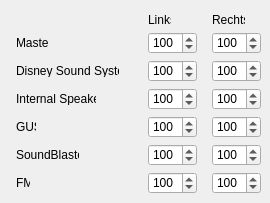
          <widget class="QWidget" name="SoundVolumeSheet">
            <attribute name="title"><string>SoundVolumeSheet</string></attribute>
            <attribute name="icon"><iconset resource="../../resources/dfend.qrc"><normaloff>:/imagelists/ProfileEditorFormUnit/ImageList/13.png</normaloff></iconset></attribute>
            <property name="vclDesignWidth" stdset="0"><number>493</number></property>
            <property name="vclDesignHeight" stdset="0"><number>213</number></property>
            <widget class="QLabel" name="SoundVolumeLeftLabel">
              <property name="geometry"><rect><x>148</x><y>13</y><width>23</width><height>13</height></rect></property>
              <property name="text"><string>Links</string></property>
              <property name="textFormat"><enum>Qt::PlainText</enum></property>
              <property name="alignment"><set>Qt::AlignLeft|Qt::AlignTop</set></property>
              <property name="vclAutoSize" stdset="0"><bool>true</bool></property>
            </widget>
            <widget class="QLabel" name="SoundVolumeRightLabel">
              <property name="geometry"><rect><x>212</x><y>13</y><width>33</width><height>13</height></rect></property>
              <property name="text"><string>Rechts</string></property>
              <property name="textFormat"><enum>Qt::PlainText</enum></property>
              <property name="alignment"><set>Qt::AlignLeft|Qt::AlignTop</set></property>
              <property name="vclAutoSize" stdset="0"><bool>true</bool></property>
            </widget>
            <widget class="QLabel" name="SoundVolumeMasterLabel">
              <property name="geometry"><rect><x>16</x><y>36</y><width>33</width><height>13</height></rect></property>
              <property name="text"><string>Master</string></property>
              <property name="textFormat"><enum>Qt::PlainText</enum></property>
              <property name="alignment"><set>Qt::AlignLeft|Qt::AlignTop</set></property>
              <property name="vclAutoSize" stdset="0"><bool>true</bool></property>
            </widget>
            <widget class="QLabel" name="SoundVolumeDisneyLabel">
              <property name="geometry"><rect><x>16</x><y>64</y><width>103</width><height>13</height></rect></property>
              <property name="text"><string>Disney Sound System</string></property>
              <property name="textFormat"><enum>Qt::PlainText</enum></property>
              <property name="alignment"><set>Qt::AlignLeft|Qt::AlignTop</set></property>
              <property name="vclAutoSize" stdset="0"><bool>true</bool></property>
            </widget>
            <widget class="QLabel" name="SoundVolumeSpeakerLabel">
              <property name="geometry"><rect><x>16</x><y>92</y><width>80</width><height>13</height></rect></property>
              <property name="text"><string>Internal Speaker</string></property>
              <property name="textFormat"><enum>Qt::PlainText</enum></property>
              <property name="alignment"><set>Qt::AlignLeft|Qt::AlignTop</set></property>
              <property name="vclAutoSize" stdset="0"><bool>true</bool></property>
            </widget>
            <widget class="QLabel" name="SoundVolumeGUSLabel">
              <property name="geometry"><rect><x>16</x><y>120</y><width>20</width><height>13</height></rect></property>
              <property name="text"><string>GUS</string></property>
              <property name="textFormat"><enum>Qt::PlainText</enum></property>
              <property name="alignment"><set>Qt::AlignLeft|Qt::AlignTop</set></property>
              <property name="vclAutoSize" stdset="0"><bool>true</bool></property>
            </widget>
            <widget class="QLabel" name="SoundVolumeSBLabel">
              <property name="geometry"><rect><x>16</x><y>148</y><width>63</width><height>13</height></rect></property>
              <property name="text"><string>SoundBlaster</string></property>
              <property name="textFormat"><enum>Qt::PlainText</enum></property>
              <property name="alignment"><set>Qt::AlignLeft|Qt::AlignTop</set></property>
              <property name="vclAutoSize" stdset="0"><bool>true</bool></property>
            </widget>
            <widget class="QLabel" name="SoundVolumeFMLabel">
              <property name="geometry"><rect><x>16</x><y>176</y><width>14</width><height>13</height></rect></property>
              <property name="text"><string>FM</string></property>
              <property name="textFormat"><enum>Qt::PlainText</enum></property>
              <property name="alignment"><set>Qt::AlignLeft|Qt::AlignTop</set></property>
              <property name="vclAutoSize" stdset="0"><bool>true</bool></property>
            </widget>
            <widget class="QSpinBox" name="SoundVolumeMasterLeftEdit">
              <property name="geometry"><rect><x>148</x><y>32</y><width>49</width><height>22</height></rect></property>
              <property name="minimum"><number>0</number></property>
              <property name="maximum"><number>200</number></property>
              <property name="value"><number>100</number></property>
            </widget>
            <widget class="QSpinBox" name="SoundVolumeMasterRightEdit">
              <property name="geometry"><rect><x>212</x><y>32</y><width>49</width><height>22</height></rect></property>
              <property name="minimum"><number>0</number></property>
              <property name="maximum"><number>200</number></property>
              <property name="value"><number>100</number></property>
            </widget>
            <widget class="QSpinBox" name="SoundVolumeDisneyLeftEdit">
              <property name="geometry"><rect><x>148</x><y>60</y><width>49</width><height>22</height></rect></property>
              <property name="minimum"><number>0</number></property>
              <property name="maximum"><number>200</number></property>
              <property name="value"><number>100</number></property>
            </widget>
            <widget class="QSpinBox" name="SoundVolumeDisneyRightEdit">
              <property name="geometry"><rect><x>212</x><y>60</y><width>49</width><height>22</height></rect></property>
              <property name="minimum"><number>0</number></property>
              <property name="maximum"><number>200</number></property>
              <property name="value"><number>100</number></property>
            </widget>
            <widget class="QSpinBox" name="SoundVolumeSpeakerLeftEdit">
              <property name="geometry"><rect><x>148</x><y>88</y><width>49</width><height>22</height></rect></property>
              <property name="minimum"><number>0</number></property>
              <property name="maximum"><number>200</number></property>
              <property name="value"><number>100</number></property>
            </widget>
            <widget class="QSpinBox" name="SoundVolumeSpeakerRightEdit">
              <property name="geometry"><rect><x>212</x><y>88</y><width>49</width><height>22</height></rect></property>
              <property name="minimum"><number>0</number></property>
              <property name="maximum"><number>200</number></property>
              <property name="value"><number>100</number></property>
            </widget>
            <widget class="QSpinBox" name="SoundVolumeGUSLeftEdit">
              <property name="geometry"><rect><x>148</x><y>116</y><width>49</width><height>22</height></rect></property>
              <property name="minimum"><number>0</number></property>
              <property name="maximum"><number>200</number></property>
              <property name="value"><number>100</number></property>
            </widget>
            <widget class="QSpinBox" name="SoundVolumeGUSRightEdit">
              <property name="geometry"><rect><x>212</x><y>116</y><width>49</width><height>22</height></rect></property>
              <property name="minimum"><number>0</number></property>
              <property name="maximum"><number>200</number></property>
              <property name="value"><number>100</number></property>
            </widget>
            <widget class="QSpinBox" name="SoundVolumeSBLeftEdit">
              <property name="geometry"><rect><x>148</x><y>144</y><width>49</width><height>22</height></rect></property>
              <property name="minimum"><number>0</number></property>
              <property name="maximum"><number>200</number></property>
              <property name="value"><number>100</number></property>
            </widget>
            <widget class="QSpinBox" name="SoundVolumeSBRightEdit">
              <property name="geometry"><rect><x>212</x><y>144</y><width>49</width><height>22</height></rect></property>
              <property name="minimum"><number>0</number></property>
              <property name="maximum"><number>200</number></property>
              <property name="value"><number>100</number></property>
            </widget>
            <widget class="QSpinBox" name="SoundVolumeFMLeftEdit">
              <property name="geometry"><rect><x>148</x><y>172</y><width>49</width><height>22</height></rect></property>
              <property name="minimum"><number>0</number></property>
              <property name="maximum"><number>200</number></property>
              <property name="value"><number>100</number></property>
            </widget>
            <widget class="QSpinBox" name="SoundVolumeFMRightEdit">
              <property name="geometry"><rect><x>212</x><y>172</y><width>49</width><height>22</height></rect></property>
              <property name="minimum"><number>0</number></property>
              <property name="maximum"><number>200</number></property>
              <property name="value"><number>100</number></property>
            </widget>
          </widget>
